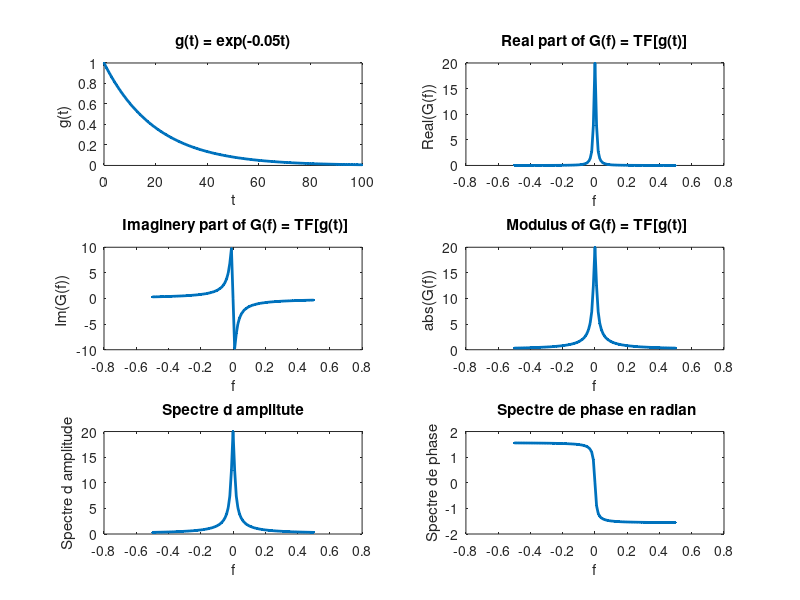

Recreate this plot in MATLAB.
% Exemple TF de exp(- alpha * t);
% Avec ses spectres d'amplitudes et de phases
t = 0:1:100;

g = exp(-0.05*t);

subplot(3,2,1), plot(t,g, '.-', 'linewidth', 2);
xlabel(' t ');
ylabel(' g(t)  ');
title('g(t) = exp(-0.05t)');

f = -0.5:0.01:0.5;
G = 1 ./ sqrt( 0.05^2 + 4.*pi^2.*f.*f ) .* exp(i*atan( -2*pi*f / 0.05));

subplot(3,2,2), plot(f, real(G), '.-', 'linewidth', 2);
xlabel(' f ');
ylabel(' Real(G(f))  ');
title('Real part of G(f) = TF[g(t)]');

subplot(3,2,3), plot(f, imag(G), '.-', 'linewidth', 2);
xlabel(' f ');
ylabel(' Im(G(f))  ');
title(' Imaginery part of G(f) = TF[g(t)]');

subplot(3,2,4), plot(f, abs(G), '.-', 'linewidth', 2);
xlabel(' f ');
ylabel(' abs(G(f))  ');
title(' Modulus of G(f) = TF[g(t)]');


subplot(3,2,5), plot(f, abs(G), '.-', 'linewidth', 2);
xlabel(' f ');
ylabel(' Spectre d amplitude ');
title(' Spectre d amplitute ');


subplot(3,2,6), plot(f, atan( imag(G) ./ real(G)), '.-', 'linewidth', 2);
xlabel(' f ');
ylabel(' Spectre de phase ');
title(' Spectre de phase en radian');








